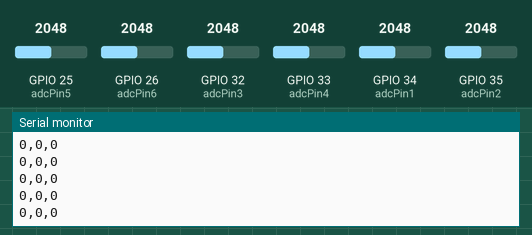
A sketch run on a simulated ESP32. Shown: the last lines printed to the serial monitor. The test bench sets the inputs (shaded band); at power-on: GPIO 25 (adcPin5) = 2048, GPIO 32 (adcPin3) = 2048, GPIO 26 (adcPin6) = 2048, GPIO 34 (adcPin1) = 2048, GPIO 33 (adcPin4) = 2048, GPIO 35 (adcPin2) = 2048. Nothing arrives over Bluetooth unless stated; a phone connects over Bluetooth LE 3 s after start.

Above: at 1.3 s.
1.4 s: GPIO 25 (adcPin5) set to 2866
At 2.5 s:
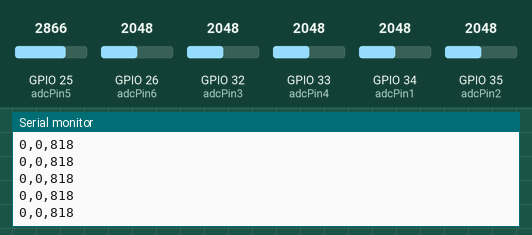
4.4 s: GPIO 32 (adcPin3) set to 2866
At 5.0 s:
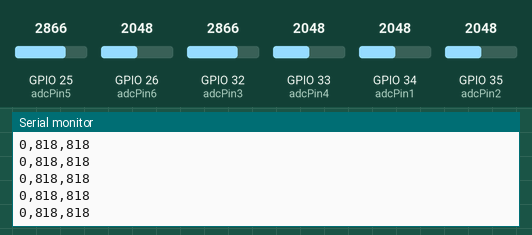
5.9 s: GPIO 26 (adcPin6) set to 2866
At 6.9 s:
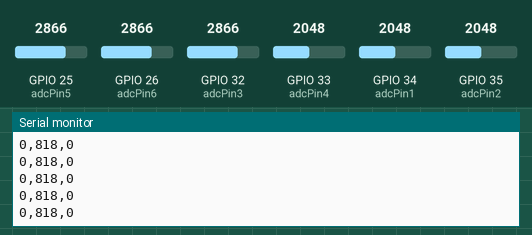
7.4 s: GPIO 34 (adcPin1) set to 2866
At 8.2 s:
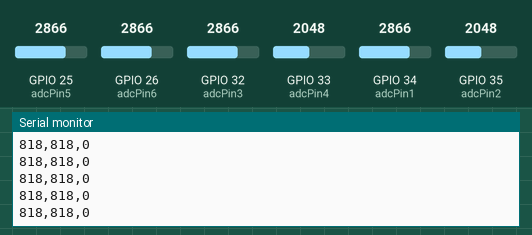
8.9 s: GPIO 33 (adcPin4) set to 2866
At 9.6 s:
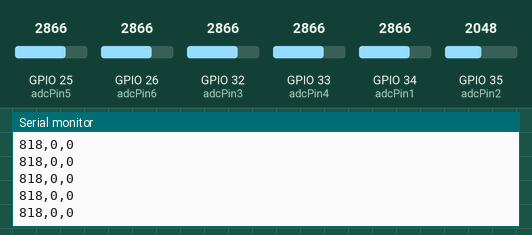
10.4 s: GPIO 35 (adcPin2) set to 1228
At 10.9 s:
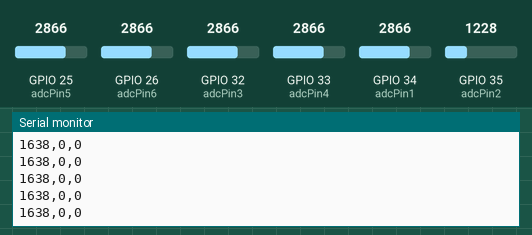
Timing chart, 0 to 12.9 s (numbered marks = the images above; inputs shaded):
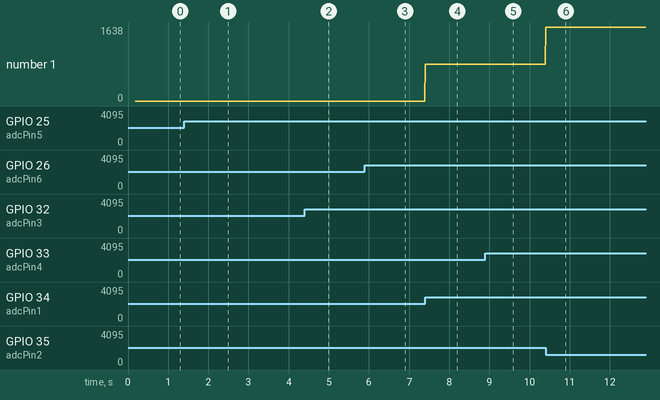

Measured:
- after the input at 1.4 s, the serial monitor: prints a new line at once (image 1)
- after the input at 4.4 s, the serial monitor: prints a new line at once (image 2)
- after the input at 5.9 s, the serial monitor: prints a new line at once (image 3)
- after the input at 7.4 s, the serial monitor: prints a new line at once (image 4)
- after the input at 8.9 s, the serial monitor: prints a new line at once (image 5)
- after the input at 10.4 s, the serial monitor: prints a new line at once (image 6)
- plotted number 1: 818 → 1638 after the input at 10.4 s

The sketch:

eeg_ide_ble.ino
```cpp
#include <BLEDevice.h>
#include <BLEServer.h>
#include <BLEUtils.h>
#include <BLE2902.h>

// Define UUIDs for the service and characteristic
#define SERVICE_UUID        "12345678-1234-5678-1234-56789abcdef0" // Custom Service UUID
#define CHARACTERISTIC_UUID "abcdef01-1234-5678-1234-56789abcdef0" // Custom Characteristic UUID

// Define ADC pins for three filters (each filter has two output pins)
const int adcPin1 = 34; // Filter 1 - Positive input
const int adcPin2 = 35; // Filter 1 - Negative input
const int adcPin3 = 32; // Filter 2 - Positive input
const int adcPin4 = 33; // Filter 2 - Negative input
const int adcPin5 = 25; // Filter 3 - Positive input
const int adcPin6 = 26; // Filter 3 - Negative input

// Sampling parameters
const unsigned long SAMPLE_RATE = 128; // Hz
const unsigned long SAMPLE_INTERVAL = 1000000 / SAMPLE_RATE; // in microseconds

BLECharacteristic *pCharacteristic;
bool deviceConnected = false;

// Callback class to handle client connections
class MyServerCallbacks : public BLEServerCallbacks {
    void onConnect(BLEServer* pServer) {
      deviceConnected = true;
      Serial.println("Client connected");
    }

    void onDisconnect(BLEServer* pServer) {
      deviceConnected = false;
      Serial.println("Client disconnected");
      // Restart advertising to allow new connections
      pServer->getAdvertising()->start();
      Serial.println("Advertising restarted");
    }
};

void setup() {
  Serial.begin(9600); // Ensure this matches the Serial Monitor baud rate
  Serial.println("Initializing ESP32...");

  // Initialize ADC pins
  pinMode(adcPin1, INPUT);
  pinMode(adcPin2, INPUT);
  pinMode(adcPin3, INPUT); // Initialize additional ADC pins
  pinMode(adcPin4, INPUT);
  pinMode(adcPin5, INPUT);
  pinMode(adcPin6, INPUT);
  Serial.println("ADC pins initialized.");

  // Initialize BLE
  BLEDevice::init("ESP32_EEG"); // BLE device name
  Serial.println("BLE Device initialized.");

  BLEServer *pServer = BLEDevice::createServer();
  pServer->setCallbacks(new MyServerCallbacks());
  Serial.println("BLE Server created.");

  // Create BLE Service
  BLEService *pService = pServer->createService(SERVICE_UUID);
  Serial.println("BLE Service created.");

  // Create BLE Characteristic
  pCharacteristic = pService->createCharacteristic(
                      CHARACTERISTIC_UUID,
                      BLECharacteristic::PROPERTY_NOTIFY
                    );
  Serial.println("BLE Characteristic created.");

  // Add descriptor for Client Characteristic Configuration
  pCharacteristic->addDescriptor(new BLE2902());
  Serial.println("BLE Descriptor added.");

  // Start the service
  pService->start();
  Serial.println("BLE Service started.");

  // Start advertising
  BLEAdvertising *pAdvertising = BLEDevice::getAdvertising();
  pAdvertising->addServiceUUID(SERVICE_UUID);
  pAdvertising->setScanResponse(false);
  pAdvertising->setMinPreferred(0x06);  // Functions that help with iPhone connections issue
  pAdvertising->setMinPreferred(0x12);
  BLEDevice::startAdvertising();
  Serial.println("BLE advertising started, waiting for clients...");
}

void loop() {
  // Always read and print ADC values
  // Read ADC values for Filter 1
  int val1 = analogRead(adcPin1);
  int val2 = analogRead(adcPin2);
  int differential1 = val1 - val2;

  // Read ADC values for Filter 2
  int val3 = analogRead(adcPin3);
  int val4 = analogRead(adcPin4);
  int differential2 = val3 - val4;

  // Read ADC values for Filter 3
  int val5 = analogRead(adcPin5);
  int val6 = analogRead(adcPin6);
  int differential3 = val5 - val6;

  // Combine the differential values into a single string, separated by commas
  String dataStr = String(differential1) + "," + String(differential2) + "," + String(differential3);

  // Print ADC values to Serial Monitor for debugging
  Serial.println(dataStr);

  // Optionally, send BLE notifications if connected
  if (deviceConnected) {
    pCharacteristic->setValue(dataStr.c_str());
    pCharacteristic->notify();
  }

  // Wait for the next sample
  delayMicroseconds(SAMPLE_INTERVAL);
}
```
